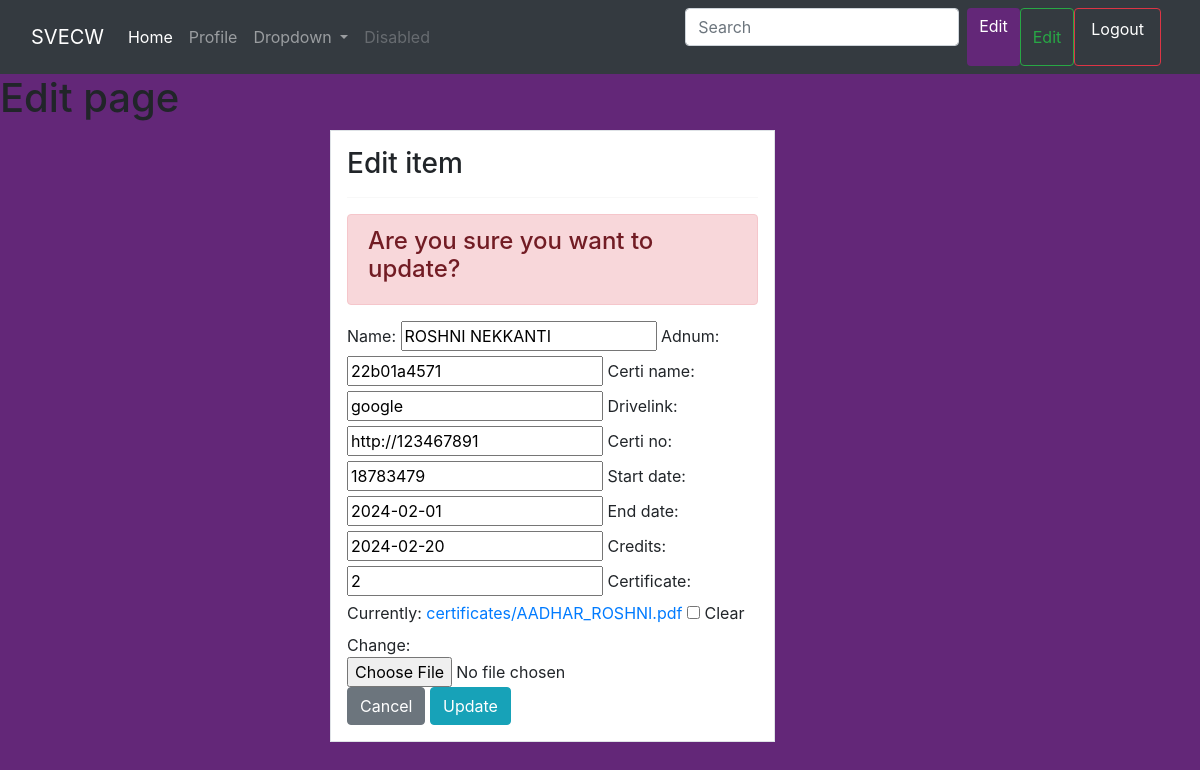
/home/update/1/ (signed in), run on the app's committed database.
### home/models.py (models this page shows, shortened)
class Orders(models.Model):
    adnum=models.CharField(max_length=10,null=True)
    name = models.CharField(max_length=75,null=True)
    staff = models.ForeignKey(User,models.CASCADE,null=True)
    certi_name = models.CharField(max_length=100)
    drivelink = models.CharField(max_length=100)
    certi_no = models.CharField(max_length=100)
    start_date = models.DateField(null=True)
    end_date = models.DateField(null=True)
    credits = models.PositiveIntegerField(null=True)
    certificate = models.FileField(upload_to='certificates/', blank=True, null=True)

### home/views.py (the view)
# urls.py: path('home/update/<int:pk>/', views.ordersupdate, name='ordersupdate'),
@login_required(login_url="/login/")
def ordersupdate(request, pk):
    try:
        order_instance = Orders.objects.get(pk=pk)
    except Orders.DoesNotExist:
        return HttpResponse(status=404)
    if request.method == "POST":
        form = OrdersForm(request.POST, request.FILES, instance=order_instance)
        if form.is_valid():
            orders_instance = form.save(commit=False)
            uploaded_file = request.FILES.get("certificate")
            if uploaded_file:
                certificate_folder = os.path.join(settings.MEDIA_ROOT, "certificates")
                os.makedirs(certificate_folder, exist_ok=True)
                certificate_path = os.path.join(certificate_folder, uploaded_file.name)
                with open(certificate_path, "wb") as destination:
                    for chunk in uploaded_file.chunks():
                        destination.write(chunk)
                orders_instance.certificate = "certificates/" + uploaded_file.name
            orders_instance.save()
            return redirect("home")  # Make sure 'home' is the correct pattern name
    else:
        form = OrdersForm(instance=order_instance)
    context = {"form": form}
    return render(request, "ordersupdate.html", context)

### home/forms.py
class OrdersForm(forms.ModelForm):
    class Meta:
        model = Orders
        fields = ['name','adnum','certi_name', 'drivelink', 'certi_no', 'start_date', 'end_date', 'credits','certificate']

### templates/ordersupdate.html (shortened to what this page needs)
<!doctype html>
<html lang="en">
  <head>
    <link href="https://cdn.jsdelivr.net/npm/bootstrap@5.3.0-alpha3/dist/css/bootstrap.min.css" rel="stylesheet">
    <link rel="stylesheet" href="https://cdn.jsdelivr.net/npm/bootstrap@4.6.0/dist/css/bootstrap.min.css"
>
    <link rel="stylesheet" href="https://use.fontawesome.com/releases/v5.15.2/css/all.css"
>
  </head>
  <body>
    <nav class="navbar navbar-expand-lg navbar-dark bg-dark">
        <div class="container-fluid">
          <a class="navbar-brand" href="#">SVECW</a>
          <div class="collapse navbar-collapse" id="navbarSupportedContent">
            <ul class="navbar-nav me-auto mb-2 mb-lg-0">
              <li class="nav-item">
                <a class="nav-link active" aria-current="page" href="home">Home</a>
              </li>
              <li class="nav-item">
                <a class="nav-link" href="profile">Profile</a>
              </li>
              <li class="nav-item dropdown">
                <a class="nav-link dropdown-toggle" href="#" id="navbarDropdown" role="button" data-bs-toggle="dropdown" aria-expanded="false">
                  Dropdown
                </a>
              </li>
              <li class="nav-item">
                <a class="nav-link disabled" href="#" tabindex="-1" aria-disabled="true">Disabled</a>
              </li>
            </ul>
            <form class="d-flex">
              <input class="form-control me-2" type="search" placeholder="Search" aria-label="Search">
              <a class="btn btn-primary profile-button" href="{% url 'contact' %}">Edit</a>
              <button class="btn btn-outline-success" type="submit">Edit</button>
                <a class="nav-link me-2 btn btn-outline-danger" href="{% url 'logout' %}">
                  <p style="color:white">Logout</p>
                </a>
            </form>
          </div>
        </div>
    </nav>
<h1> Edit page</h1>
<div class='container'>
    <div class='row'>
        <div class='col-md-5 offset-md-3'>
            <div class='border bg-white p-3'>
                <h3>Edit item</h3>
                <hr>
                <div class="alert alert-danger">
                    <h4>Are you sure you want to update?</h4>
                </div>
                <form method="POST" enctype="multipart/form-data">
                    {{ form }}
                    <a class='btn btn-secondary' href="{% url 'home' %}">Cancel</a>
                    <input class='btn btn-info' type='submit' value='Update'>
                </form>
            </div>
        </div>
    </div>
</div>
</body>
</html>

### templates/ordersupdate.html (style rules this page uses)
body { background: rgb(99, 39, 120) }
.profile-button { background: rgb(99, 39, 120); box-shadow: none; border: none }

### data on the page
Orders: name "ROSHNI NEKKANTI", adnum "22b01a4571", certi_name "google", drivelink "http://123467891", certi_no "18783479", start_date "2024-02-01", end_date "2024-02-20", credits "2"
